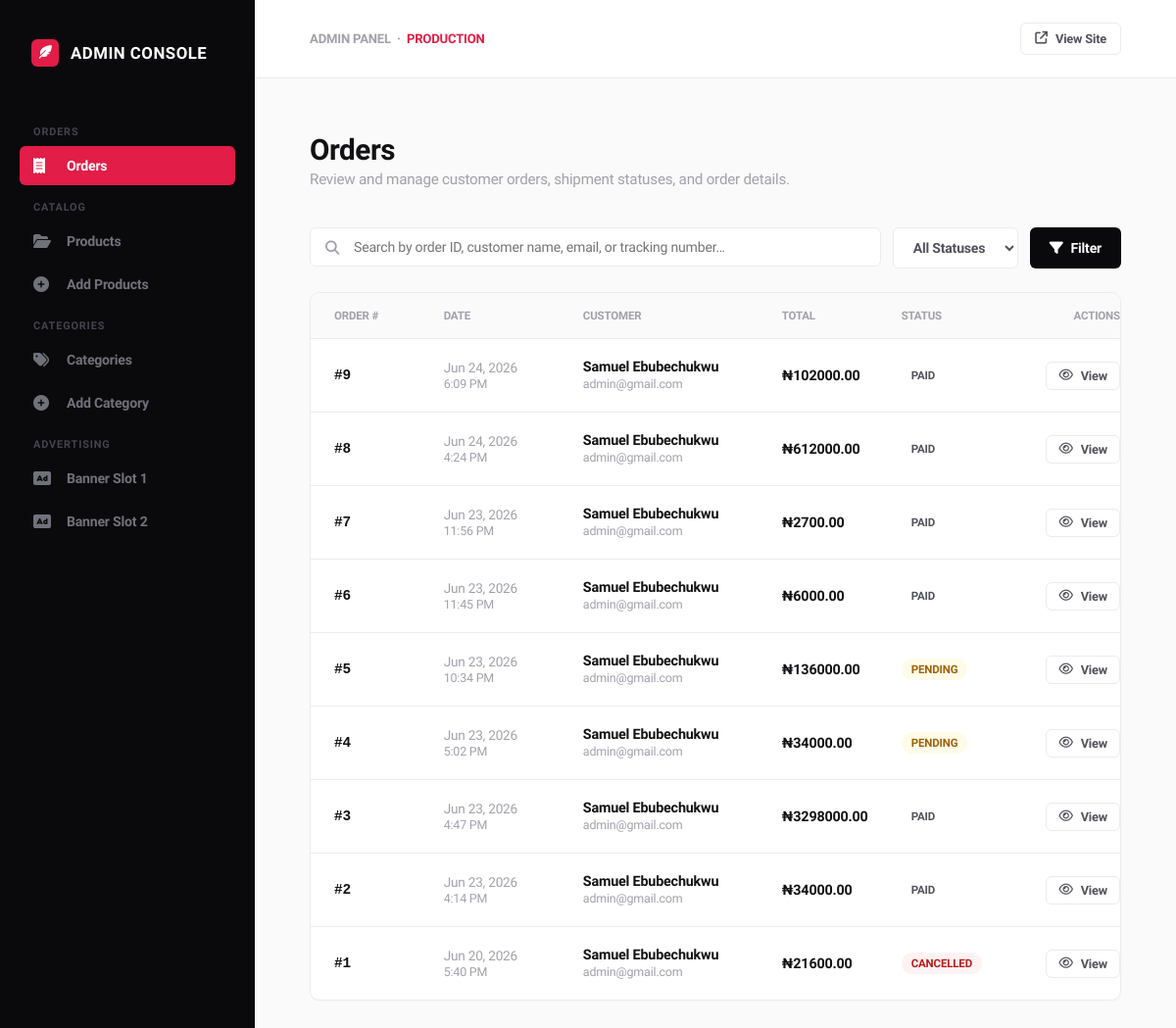
The page /admin-dashboard/ (signed in) on the database its author committed.
### ecommerce/models.py (models this page shows, shortened)
class Order(models.Model):
    STATUS_CHOICES = [
        ('pending', 'Pending'),
        ('paid', 'Paid'),
        ('shipped', 'Shipped'),
        ('delivered', 'Delivered'),
        ('cancelled', 'Cancelled'),
        ('refunded', 'Refunded'),
    ]
    user = models.ForeignKey(User, on_delete=models.CASCADE, related_name='orders')
    shipping_address = models.ForeignKey(
        ShippingAddress, on_delete=models.SET_NULL,
        null=True, blank=True, related_name='orders'
    )
    shipping_address_snapshot = models.TextField(
        blank=True, help_text="Backup text in case shipping address is deleted"
    )
    status = models.CharField(max_length=20, choices=STATUS_CHOICES, default='pending')
    total = models.DecimalField(max_digits=12, decimal_places=2, default=0)
    billing_address = models.TextField(blank=True)
    tracking_number = models.CharField(max_length=255, blank=True)
    tx_ref = models.CharField(max_length=100, unique=True, blank=True, null=True)
    flw_transaction_id = models.CharField(max_length=100, blank=True, null=True)
    created_at = models.DateTimeField(auto_now_add=True)
    updated_at = models.DateTimeField(auto_now=True)
    class Meta:
        ordering = ['-created_at']

class User(AbstractUser):
    email = models.EmailField(unique=True)

### ecommerce/views.py (the view, shortened to what this page needs)
# urls.py: path('admin-dashboard/', admin_dashboard, name='admin_dashboard'),
@login_required(login_url="accounts:account")
def admin_dashboard(request):
    context = {}
    tab = request.GET.get('tab', 'orders')  # Default tab
    orders_qs = Order.objects.select_related('user', 'shipping_address').prefetch_related('items__product', 'items__product_size')
    order_search = request.GET.get('order_search', '')
    order_status = request.GET.get('order_status', 'all')
    if order_status and order_status != 'all':
        orders_qs = orders_qs.filter(status=order_status)
    orders_qs = orders_qs.order_by('-created_at')
    orders_paginator = Paginator(orders_qs, 10)
    orders_page_num = request.GET.get('orders_page', 1)
    orders_page = orders_paginator.get_page(orders_page_num)
    products_qs = Product.objects.select_related('category').prefetch_related('images', 'sizes')
    product_search = request.GET.get('product_search', '')
    product_category = request.GET.get('product_category', '')
    product_visibility = request.GET.get('product_visibility', '')
    if product_search:
        products_qs = products_qs.filter(
            Q(name__icontains=product_search) |
            Q(sku__icontains=product_search) |
            Q(slug__icontains=product_search)
        )
    if product_category:
        products_qs = products_qs.filter(category_id=product_category)
    products_qs = products_qs.order_by('-created_at')
    products_paginator = Paginator(products_qs, 10)
    products_page_num = request.GET.get('products_page', 1)
    products_page = products_paginator.get_page(products_page_num)
    categories_qs = Category.objects.all().order_by('sort_order', 'name')
    category_search = request.GET.get('category_search', '')
    if category_search:
        categories_qs = categories_qs.filter(name__icontains=category_search)
    categories_paginator = Paginator(categories_qs, 15)
    categories_page_num = request.GET.get('categories_page', 1)
    categories_page = categories_paginator.get_page(categories_page_num)
    view_order_id = request.GET.get('view_order')
    view_order = None
    edit_category_id = request.GET.get('edit_category')
    edit_category_obj = None
    if edit_category_id:
        try:
            edit_category_obj = Category.objects.get(pk=edit_category_id)
        except Category.DoesNotExist:
            pass
    context = {
        'active_tab': tab,
        'orders': orders_page,
        'order_search': order_search,
        'order_status': order_status,
        'order_status_choices': Order.STATUS_CHOICES,
        'products': products_page,
        'product_search': product_search,
        'product_category': product_category,
        'product_visibility': product_visibility,
        'categories_for_filter': Category.objects.all().order_by('name'),
        'product_visibility_options': [
            ('active', 'Active State Only'),
            ('inactive', 'Inactive State Only'),
            ('featured', 'Featured Status Only'),
            ('not_featured', 'Non-Featured Rows Only'),
            ('featured_active', 'Featured & Active Mix'),
            ('featured_inactive', 'Featured & Inactive Mix'),
            ('out_of_stock', 'Global Out of Stock Pool'),
            ('variant_out', 'Sizes Variant Out of Stock'),
        ],
        'categories': categories_page,
        'category_search': category_search,
        'edit_category_obj': edit_category_obj,
        'view_order': view_order,
    }
    return render(request, 'Admin/admin.html', context)

### cart/cart.py (called while the page is built)
    def total_quantities(self):
        total = 0
        for item in self.cart.values():
            if 'quantity' in item and 'quantity' in item['quantity']:
                total += item['quantity']['quantity']
        return total

### cart/context_processors.py (called while the page is built)
def cart_quantity(request):
    cart = Cart(request)
    return {'cart_qty': cart.total_quantities()}

### ecommerce/context_processors.py (called while the page is built, shortened)
def categories(request):
    active_children = Category.objects.filter(is_active=True)
    top_level = Category.objects.filter(
        parent=None,
        is_active=True
    ).prefetch_related(
        Prefetch('children', queryset=active_children)
    )
    return {'categories': top_level}

def currency(request):
    code = request.session.get('currency', 'NGN')
    rate = 1
    return {
        'current_currency': code,
        'current_currency_symbol': CURRENCY_SYMBOLS.get(code, '₦'),
        'current_currency_rate': rate,
    }

### ecommerce/models.py (called while the page is built)
    @property
    def primary_image(self):
        key_img = self.images.filter(is_key=True).first()
        if key_img:
            return key_img.image_url
        first_img = self.images.first()
        return first_img.image_url if first_img else None

    @property
    def is_on_sale(self):
        return self.discount_price is not None and self.discount_price < self.price

    @property
    def display_price(self):
        return self.discount_price if self.is_on_sale else self.price

    @property
    def image_url(self):
        if self.image:
            return CloudinaryImage(str(self.image)).build_url(
                width=400, height=400, crop='fill', format='webp', quality='auto'
            )
        return None

### templates/Admin/admin.html (shortened to what this page needs)
{% load static %}
<!DOCTYPE html>
<html lang="en">
<head>
    <link rel="stylesheet" href="https://cdnjs.cloudflare.com/ajax/libs/font-awesome/6.4.0/css/all.min.css">
</head>
<body>
<aside class="sidebar" id="sidebar">
    <div class="brand-container">
        <div class="brand-logo"><i class="fa-solid fa-feather-pointed"></i></div>
        <div class="brand-name">Admin Console</div>
    </div>
    <ul class="nav-group" style="padding:0; list-style:none;">
        <div class="nav-label">Orders</div>
        <li>
            <button class="nav-item {% if active_tab == 'orders' %}active{% endif %}"
                    onclick="switchTab('orders')">
                <i class="fa-solid fa-receipt"></i> Orders
            </button>
        </li>
        <div class="nav-label">Catalog</div>
        <li>
            <button class="nav-item {% if active_tab == 'products' %}active{% endif %}"
                    onclick="switchTab('products')">
                <i class="fa-solid fa-folder-open"></i> Products
            </button>
        </li>
        <li>
            <a href="{% url 'ecommerce:add_product' %}" class="nav-item">
                <i class="fa-solid fa-circle-plus"></i> Add Products
            </a>
        </li>
        <div class="nav-label">Categories</div>
        <li>
            <button class="nav-item {% if active_tab == 'categories' %}active{% endif %}"
                    onclick="switchTab('categories')">
                <i class="fa-solid fa-tags"></i> Categories
            </button>
        </li>
        <li>
            <button class="nav-item {% if active_tab == 'add_category' %}active{% endif %}"
                    onclick="switchTab('add_category')">
                <i class="fa-solid fa-circle-plus"></i> Add Category
            </button>
        </li>
        <div class="nav-label">Advertising</div>
        <li>
            <a href="{% url 'ecommerce:admin_banner_ads' %}" class="nav-item">
                <i class="fa-solid fa-rectangle-ad"></i> Banner Slot 1
            </a>
        </li>
        <li>
            <a href="{% url 'ecommerce:admin_banner_ads2' %}" class="nav-item">
                <i class="fa-solid fa-rectangle-ad"></i> Banner Slot 2
            </a>
        </li>
    </ul>
</aside>
<div class="main-wrapper">
    <header class="global-header">
        <div style="font-size:0.82rem; font-weight:700; color:var(--text-muted); text-transform:uppercase;">
            Admin Panel &nbsp;·&nbsp; <span style="color:var(--pink-accent);">Production</span>
        </div>
        <a href="{% url 'ecommerce:home' %}" class="action-btn action-btn-secondary" style="font-size:0.8rem; padding:8px 14px;">
            <i class="fa-solid fa-arrow-up-right-from-square"></i> View Site
        </a>
    </header>
    <main>
        <section id="tab-orders" class="page-content-pane {% if active_tab == 'orders' or not active_tab %}active-view{% endif %}">
            <div class="view-title-block">
                <h1>Orders</h1>
                <p>Review and manage customer orders, shipment statuses, and order details.</p>
            </div>
            <form method="GET" action="{% url 'ecommerce:admin_dashboard' %}">
                <div class="search-filter-dock">
                    <div class="search-pill-input">
                        <i class="fa-solid fa-magnifying-glass"></i>
                        <input type="text" name="order_search" value="{{ order_search }}" placeholder="Search by order ID, customer name, email, or tracking number…">
                    </div>
                    <select class="custom-dropdown-select" name="order_status">
                        <option value="all" {% if order_status == 'all' %}selected{% endif %}>All Statuses</option>
                    </select>
                    <button type="submit" class="filter-submit-btn"><i class="fa-solid fa-filter"></i> Filter</button>
                </div>
            </form>
            <div class="modern-list-container">
                <div class="list-row-header orders-grid">
                    <div>Order #</div>
                    <div>Date</div>
                    <div>Customer</div>
                    <div>Total</div>
                    <div>Status</div>
                    <div style="text-align:right;">Actions</div>
                </div>
                {% for order in orders %}
                <div class="list-row-item orders-grid">
                    <div class="text-title font-mono">#{{ order.id }}</div>
                    <div style="font-size:0.85rem; color:var(--text-muted);">{{ order.created_at|date:"M d, Y" }}<br><span style="font-size:0.78rem;">{{ order.created_at|time:"g:i A" }}</span></div>
                    <div>
                        <strong style="color:var(--text-title);">{{ order.user.get_full_name|default:order.user.username }}</strong><br>
                        <span style="font-size:0.78rem; color:var(--text-muted);">{{ order.user.email }}</span>
                    </div>
                    <div style="font-weight:600; color:var(--text-title);">₦{{ order.total|floatformat:2 }}</div>
                    <div>
                        <span class="status-pill
                            {% if order.status == 'pending' %}pill-yellow
                            {% elif order.status == 'processing' %}pill-blue
                            {% elif order.status == 'shipped' %}pill-purple
                            {% elif order.status == 'delivered' %}pill-green
                            {% elif order.status == 'cancelled' %}pill-red
                            {% elif order.status == 'refunded' %}pill-dark
                            {% endif %}">
                            {{ order.get_status_display }}
                        </span>
                    </div>
                    <div style="text-align:right; display:flex; gap:6px; justify-content:flex-end; flex-wrap:wrap;">
                        <a href="{% url 'ecommerce:admin_dashboard' %}?tab=orders&view_order={{ order.id }}"
                           class="action-btn action-btn-secondary" style="padding:6px 12px; font-size:0.8rem;">
                            <i class="fa-regular fa-eye"></i> View
                        </a>
                    </div>
                </div>
                {% empty %}
                <div class="empty-state">
                    <i class="fa-solid fa-box-open"></i>
                    <h3>No orders found</h3>
                    <p>{% if order_search or order_status != 'all' %}Try adjusting your filters.{% else %}Orders will appear here once customers place them.{% endif %}</p>
                </div>
                {% endfor %}
            </div>
        </section>
    </main>
</div>
</body>
</html>

### rows shown on the page
Order: id "9", created_at "Jun 24, 2026", created_at "6:09 PM", user.get_full_name "Samuel Ebubechukwu", user.email "admin@gmail.com", total "102000.00", status "PAID"
Order: id "8", created_at "Jun 24, 2026", created_at "4:24 PM", user.get_full_name "Samuel Ebubechukwu", user.email "admin@gmail.com", total "612000.00", status "PAID"
Order: id "7", created_at "Jun 23, 2026", created_at "11:56 PM", user.get_full_name "Samuel Ebubechukwu", user.email "admin@gmail.com", total "2700.00", status "PAID"
Order: id "6", created_at "Jun 23, 2026", created_at "11:45 PM", user.get_full_name "Samuel Ebubechukwu", user.email "admin@gmail.com", total "6000.00", status "PAID"
Order: id "5", created_at "Jun 23, 2026", created_at "10:34 PM", user.get_full_name "Samuel Ebubechukwu", user.email "admin@gmail.com", total "136000.00", status "PENDING"
Order: id "4", created_at "Jun 23, 2026", created_at "5:02 PM", user.get_full_name "Samuel Ebubechukwu", user.email "admin@gmail.com", total "34000.00", status "PENDING"
Order: id "3", created_at "Jun 23, 2026", created_at "4:47 PM", user.get_full_name "Samuel Ebubechukwu", user.email "admin@gmail.com", total "3298000.00", status "PAID"
Order: id "2", created_at "Jun 23, 2026", created_at "4:14 PM", user.get_full_name "Samuel Ebubechukwu", user.email "admin@gmail.com", total "34000.00", status "PAID"
Order: id "1", created_at "Jun 20, 2026", created_at "5:40 PM", user.get_full_name "Samuel Ebubechukwu", user.email "admin@gmail.com", total "21600.00", status "CANCELLED"
